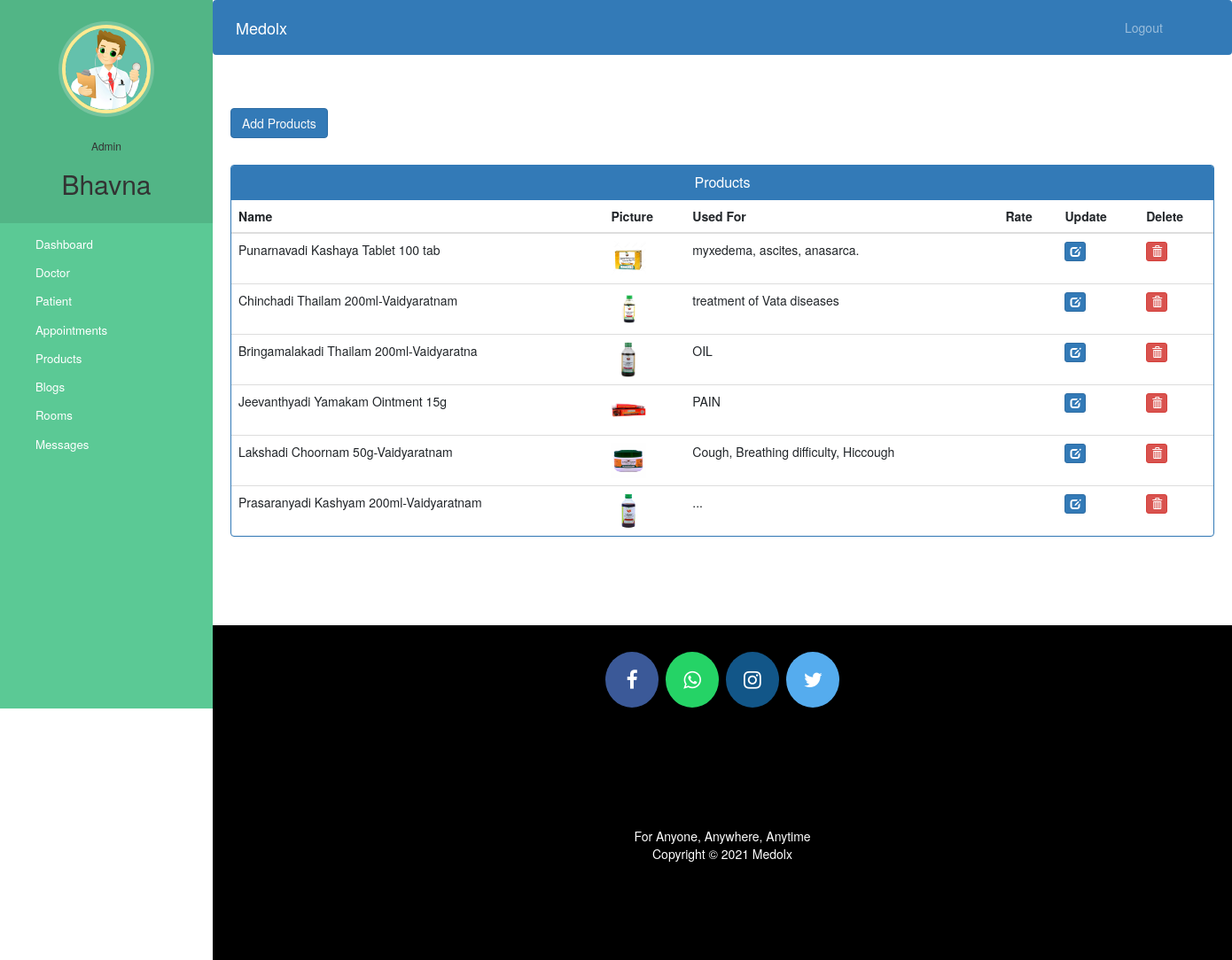
/admin_view_product (signed in), run on the app's committed database.
### medolx/models.py (models this page shows, shortened)
class Product(models.Model):
    name = models.CharField(max_length=40)
    profile_pic= models.ImageField(upload_to='static/profile_pic/ProductProfilePic/',null=True,blank=True)
    used_for = models.CharField(max_length=40)
    price = models.IntegerField()
    discount = models.IntegerField()

### medolx/views.py (the view)
# urls.py: path('admin_view_product', views.admin_view_product, name="admin_view_product"),
@user_passes_test(lambda u: u.is_superuser)
def admin_view_product(request):
    products=models.Product.objects.all().filter()
    return render(request,'admin_view_product.html',{'products':products})

### templates/admin_view_product.html (shortened to what this page needs)
{% extends 'admin_base.html' %}
{% block content %}
{%load static%}
<head>
  <link href="//netdna.bootstrapcdn.com/bootstrap/3.0.0/css/bootstrap.min.css" rel="stylesheet" id="bootstrap-css">
</head>
<div class="container">
    <a href="/admin_add_product"><button class="mb-5 text-center btn btn-primary text-light">Add Products</button></a>
  <div class="panel panel-primary">
    <div class="panel-heading">
      <h6 class="panel-title">Products</h6>
    </div>
    <table class="table table-hover" id="dev-table">
      <thead>
        <tr>
          <th>Name</th>
          <th>Picture</th>
          <th>Used For</th>
          <th>Rate</th>
          <th>Update</th>
          <th>Delete</th>
        </tr>
      </thead>
      {% for p in products %}
      <tr>
        <td> {{p.name}}</td>
        <td> <img src="{% static p.profile_pic.url %}" alt="Profile Pic" height="40px" width="40px" /></td>
        <td>{{p.used_for}}</td>
        <td>{{p.rate}}</td>
        <td><a class="btn btn-primary btn-xs" href="{% url 'admin_update_product' p.id  %}"><span class="glyphicon glyphicon-edit"></span></a></td>
        <td><a class="btn btn-danger btn-xs" href="{% url 'admin_delete_product' p.id  %}"><span class="glyphicon glyphicon-trash"></span></a></td>
      </tr>
      {% endfor %}
    </table>
  </div>
</div>
{% endblock content %}

### templates/admin_base.html (shortened to what this page needs)
<!DOCTYPE html>
{% load static %}
<html lang="en">
<head>
  <link rel="stylesheet" href="https://stackpath.bootstrapcdn.com/bootstrap/4.3.1/css/bootstrap.min.css">
  <link rel="stylesheet" href="https://maxcdn.bootstrapcdn.com/font-awesome/4.7.0/css/font-awesome.min.css">
  <link rel="stylesheet" href="{% static '/style.css' %}">
</head>
<body>
  <nav class="menu" tabindex="0">
    <header class="avatar">
      <img src="{% static "images/doctor.png" %}" />
      <br><br>
      <h6>Admin</h6>
      <h2>{{request.user.username}}</h2>
    </header>
    <ul>
      <li tabindex="0" class="icon-dashboard"> <a style="color:white; text-decoration:none;" href="/admin_dashboard"><span>Dashboard</span></a> </li>
      <li tabindex="0" class="icon-customers"> <a style="color:white; text-decoration:none;" href="/admin_doctor"><span>Doctor</span></a></li>
      <li tabindex="0" class="icon-users"> <a style="color:white; text-decoration:none;" href="/admin_patient"><span>Patient</span></a></li>
      <li tabindex="0" class="icon-calendar"> <a style="color:white; text-decoration:none;" href="/admin_view_appointments"><span>Appointments</span></a></li>
      <li tabindex="0" class="icon-customers"> <a style="color:white; text-decoration:none;" href="/admin_view_product"><span>Products</span></a></li>
      <li tabindex="0" class="icon-calendar"> <a style="color:white; text-decoration:none;" href="/admin_view_blog"><span>Blogs</span></a></li>
      <li tabindex="0" class="icon-calendar"> <a style="color:white; text-decoration:none;" href="/admin_view_room"><span>Rooms</span></a></li>
      <li tabindex="0" class="icon-calendar"> <a style="color:white; text-decoration:none;" href="/admin_view_message"><span>Messages</span></a></li>
    </ul>
  </nav>
  <main>
    <div class="bs-example">
      <nav class="navbar navbar-expand-md  navbar-dark fixed-top" style="background:#337AB7;">
        <a href="/admin_dashboard" class="navbar-brand">Medolx</a>
        <div class="collapse navbar-collapse justify-content-between" id="navbarCollapse">
          <div class="navbar-nav" style=" margin-left: 90%;">
            <a href="logout" class="nav-item nav-link">Logout</a>
          </div>
        </div>
      </nav>
    </div>
    <br><br>
    {% block content %}
    {% endblock content %}
    <br><br><br><br>
    <footer>
      <p>
        <a id="ftr" href="https://facebook.com/sumit.luv/" class="fa fa-facebook"></a>
        <a id="ftr" href="https://api.whatsapp.com/send?phone=919572181024&text=Hello%20Sumit.%0d%0aHow%20are%20you%20%3f%0d%0aI%20came%20from%20your%20website.&source=&data=#" class="fa fa-whatsapp"></a>
        <a id="ftr" href="https://instagram.com/sumit.luv" class="fa fa-instagram"></a>
        <a id="ftr" href="https://twitter.com/sumitkumar1503" class="fa fa-twitter"></a>
      </p>
      <br>
      <div class="container">
        <div class="row">
          <div class="col-md-12 col-sm-12">
            <div style="color:#ffffff;" class="wow fadeInUp footer-copyright">
              <p>For Anyone, Anywhere, Anytime<br>
                Copyright &copy; 2021 Medolx </p>
            </div>
          </div>
        </div>
      </div>
    </footer>
  </main>
</body>
</html>

### static/css/style.css (style rules this page uses)
* { padding: 0; margin: 0; text-decoration: none; list-style: none; box-sizing: border-box; }
a { text-decoration: none !important; }
h1,h2,h3,h4,h5,h6 { color:hsl(0, 0%, 30%); }
.btn { border-radius: 0; }

### templates/admin_base.html (style rules this page uses)
body { overflow-x: hidden; }
a:link { text-decoration: none; }
a { color: white; }
footer { padding: 0px 0px 0px 0px; background-color: black; margin: 0px; }
#ftr { padding: 20px; }
.fa { font-size: 23px; width: 60px; text-align: center; text-decoration: none; margin: 5px 2px; border-radius: 50%; }
.fa-facebook { background: #3B5998; color: white; margin-top: 30px; }
.fa-whatsapp { background: #25d366; color: white; }
.fa-twitter { background: #55ACEE; color: white; }
.fa-instagram { background: #125688; color: white; }
p { text-align: center; }
body { padding-left: 240px; }
main { position: relative; height: 100vh; }
.menu { background: #5bc995; height: 100vh; width: 240px; position: fixed; top: 0px; left: 0; z-index: 5; outline: none; }
.menu .avatar { background: rgba(0, 0, 0, 0.1); padding: 2em 0.5em; text-align: center; }
.menu .avatar img { width: 100px; border-radius: 50%; overflow: hidden; border: 4px solid #ffea92; box-shadow: 0 0 0 4px rgba(255, 255, 255, 0.2); }
.menu .avatar h2 { font-weight: normal; margin-bottom: 0; }
.menu ul { list-style: none; padding: 0.5em 0; margin: 0; }
.menu ul li { padding: 0.5em 1em 0.5em 3em; font-size: 0.95em; font-weight: regular; background-repeat: no-repeat; background-position: left 15px center; background-size: auto 20px; transition: all 0.15s linear; cursor: pointer; }
.menu ul li.icon-dashboard { background-image: url("http://www.entypo.com/images//gauge.svg"); }
.menu ul li.icon-customers { background-image: url("http://www.entypo.com/images//briefcase.svg"); }
.menu ul li.icon-users { background-image: url("http://www.entypo.com/images//users.svg"); }
.menu ul li.icon-calendar { background-image: url("http://www.entypo.com/images//calendar.svg"); }

### templates/admin_view_product.html (style rules this page uses)
a:link { text-decoration: none; }
h6 { text-align: center; }
.row { margin: 100px; }

### data on the page
Product: name "Punarnavadi Kashaya Tablet 100 tab", profile_pic (picture), used_for "myxedema, ascites, anasarca."
Product: name "Chinchadi Thailam 200ml-Vaidyaratnam", profile_pic (picture), used_for "treatment of Vata diseases"
Product: name "Bringamalakadi Thailam 200ml-Vaidyaratna", profile_pic (picture), used_for "OIL"
Product: name "Jeevanthyadi Yamakam Ointment 15g", profile_pic (picture), used_for "PAIN"
Product: name "Lakshadi Choornam 50g-Vaidyaratnam", profile_pic (picture), used_for "Cough, Breathing difficulty, Hiccough"
Product: name "Prasaranyadi Kashyam 200ml-Vaidyaratnam", profile_pic (picture), used_for "..."

### other printed values
{{ request.user.username }} "Bhavna"
